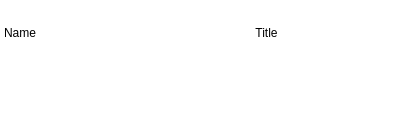
<?xml version="1.0" encoding="UTF-8"?>
<ui version="4.0">
 <class>ItemMargee</class>
 <widget class="QWidget" name="ItemMargee">
  <property name="geometry">
   <rect>
    <x>0</x>
    <y>0</y>
    <width>393</width>
    <height>129</height>
   </rect>
  </property>
  <property name="windowTitle">
   <string>Form</string>
  </property>
  <layout class="QGridLayout" name="gridLayout">
   <property name="leftMargin">
    <number>0</number>
   </property>
   <property name="topMargin">
    <number>0</number>
   </property>
   <property name="rightMargin">
    <number>0</number>
   </property>
   <property name="bottomMargin">
    <number>0</number>
   </property>
   <property name="spacing">
    <number>0</number>
   </property>
   <item row="0" column="0">
    <widget class="QWidget" name="wBg" native="true">
     <property name="styleSheet">
      <string notr="true">background-color: rgb(255, 255, 255);</string>
     </property>
     <layout class="QVBoxLayout" name="verticalLayout" stretch="0,0">
      <property name="spacing">
       <number>0</number>
      </property>
      <property name="leftMargin">
       <number>0</number>
      </property>
      <property name="topMargin">
       <number>0</number>
      </property>
      <property name="rightMargin">
       <number>0</number>
      </property>
      <property name="bottomMargin">
       <number>0</number>
      </property>
      <item>
       <widget class="QWidget" name="widget_2" native="true">
        <layout class="QHBoxLayout" name="horizontalLayout">
         <property name="spacing">
          <number>0</number>
         </property>
         <property name="leftMargin">
          <number>0</number>
         </property>
         <property name="topMargin">
          <number>0</number>
         </property>
         <property name="rightMargin">
          <number>0</number>
         </property>
         <property name="bottomMargin">
          <number>0</number>
         </property>
         <item>
          <widget class="QLabel" name="lbName">
           <property name="maximumSize">
            <size>
             <width>140</width>
             <height>16777215</height>
            </size>
           </property>
           <property name="text">
            <string>Name</string>
           </property>
           <property name="alignment">
            <set>Qt::AlignLeading|Qt::AlignLeft|Qt::AlignVCenter</set>
           </property>
           <property name="indent">
            <number>4</number>
           </property>
          </widget>
         </item>
         <item>
          <widget class="QLabel" name="lbTitle">
           <property name="text">
            <string>Title</string>
           </property>
           <property name="alignment">
            <set>Qt::AlignCenter</set>
           </property>
          </widget>
         </item>
        </layout>
       </widget>
      </item>
      <item>
       <widget class="QWidget" name="wContent" native="true"/>
      </item>
     </layout>
    </widget>
   </item>
  </layout>
 </widget>
 <resources/>
 <connections/>
</ui>
